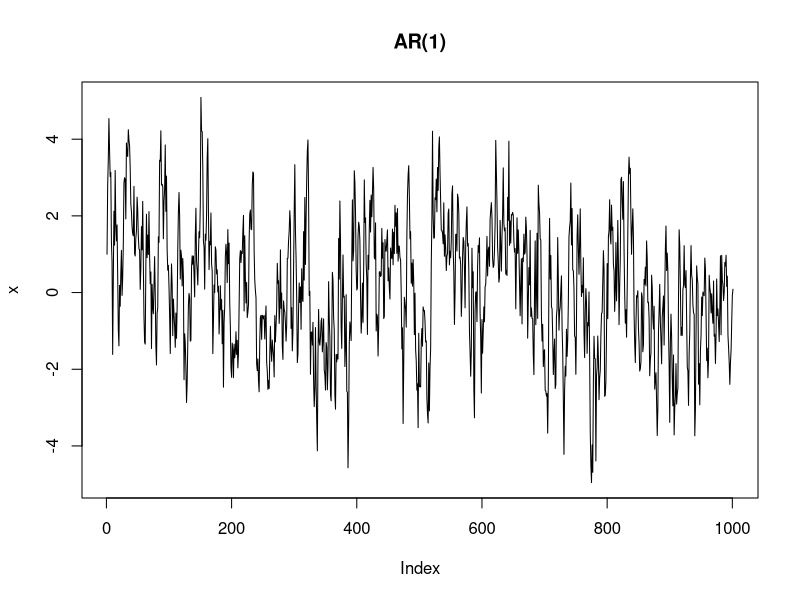
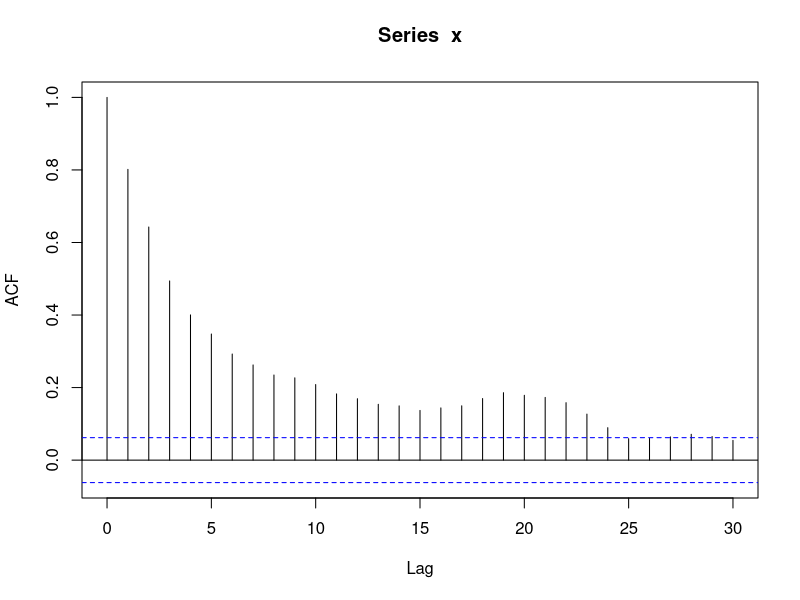
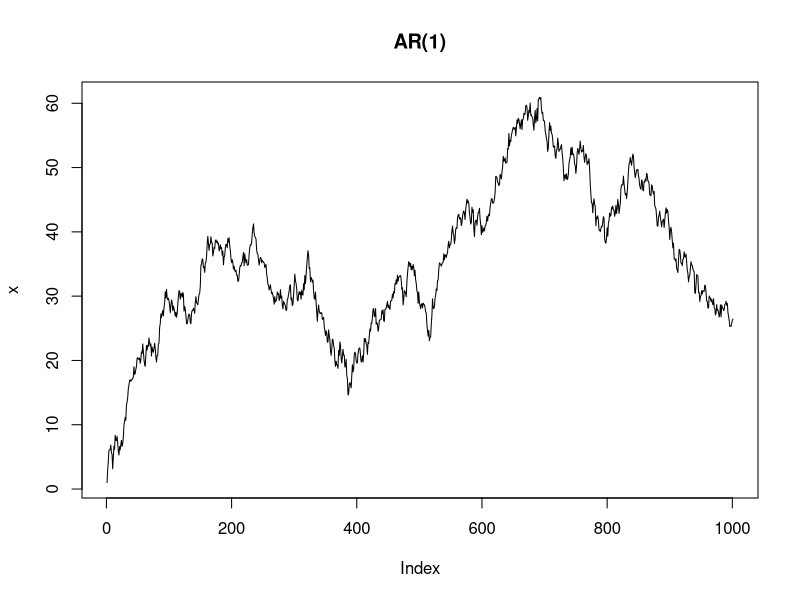
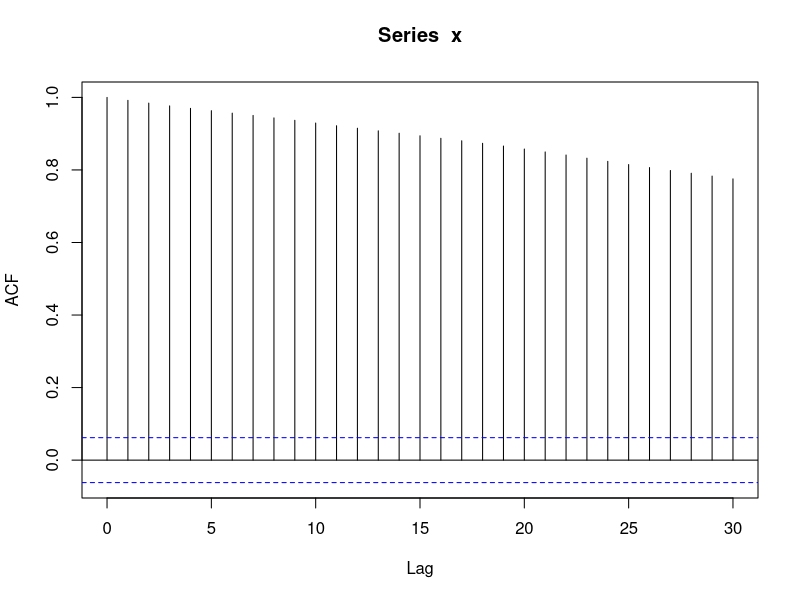
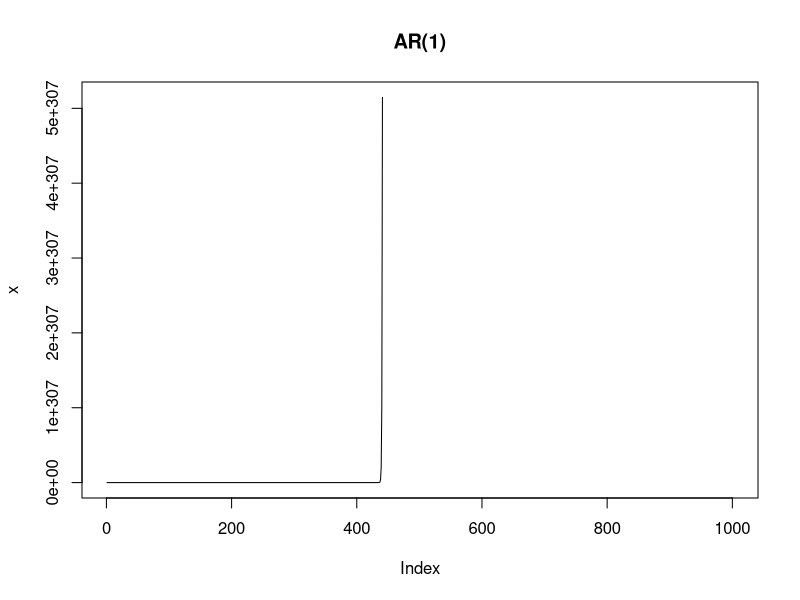

The R source for these figures, in order: (Note: this script raises an error after producing the figures.)
#### Modelos auto regressivos ####

n <- 1000
sig <- 1
e <- rnorm(n,sd = sig)
x <- 1

#### Modelo 1 ####

phi <- 0.8
for(i in 2:(n+1)){
  x[i] <- phi*x[i-1] + e[i-1]
}

plot(x, type="l", main = "AR(1)")
acf(x) #gráfico de auto correlação

#Sabemos que cor(x[1:(n-j)], x[(j+1):n]) = phi^j

c(cor(x[1:(n-1)],x[2:n]), phi)
c(cor(x[1:(n-5)],x[6:n]), phi^5)

#Sabemos que cov(x[1:(n-j)], x[(j+1):n]) = phi^j * sigma^2 / (1-phi^2)
c(cov(x[1:(n-1)],x[2:n]), phi^1 * sig / (1 - phi^2))

#Estimando phi
ar(x,order.max = 1)

#### Modelo 2 ####
phi <- 1
for (i in 2:(n+1)){
  x[i] <- x[i-1] + e[i-1]
}

plot(x, type="l", main = "AR(1)")
acf(x) #gráfico de auto correlação

#Sabemos que cor(x[1:(n-j)], x[(j+1):n]) = phi^j

c(cor(x[1:(n-1)],x[2:n]), phi)
c(cor(x[1:(n-5)],x[6:n]), phi^5)

#Sabemos que cov(x[1:(n-j)], x[(j+1):n]) = phi^j * sigma^2 / (1-phi^2)
c(cov(x[1:(n-1)],x[2:n]), phi^1 * sig / (1 - phi^2))

#Estimando phi
ar(x,order.max = 1)

#### Modelo 3 ####

for (i in 2:(n+1)){
  x[i] <- 5*x[i-1] + e[i-1]
}

plot(x, type="l", main = "AR(1)")
acf(x) #gráfico de auto correlação

#Sabemos que cor(x[1:(n-j)], x[(j+1):n]) = phi^j

c(cor(x[1:(n-1)],x[2:n]), phi)
c(cor(x[1:(n-5)],x[6:n]), phi^5)

#Sabemos que cov(x[1:(n-j)], x[(j+1):n]) = phi^j * sigma^2 / (1-phi^2)
c(cov(x[1:(n-1)],x[2:n]), phi^1 * sig / (1 - phi^2))

#Estimando phi
ar(x,order.max = 1)
